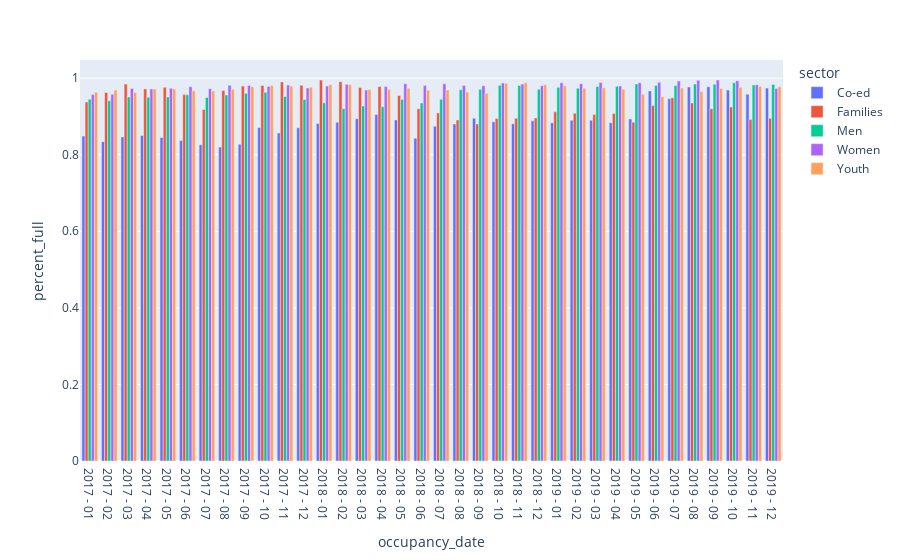

This figure's notebook cell:
### Code cell
fig = px.bar(sector, x="occupancy_date", y = "percent_full", color = "sector", barmode='group')
fig.show()

### Figure 1 — Plotly figure (JSON) as saved in the notebook; plotly's stock layout.template omitted (floating-point values rounded to 4 significant figures)
{"data": [{"alignmentgroup": "True", "hoverlabel": {"namelength": 0}, "hovertemplate": "sector=Co-ed<br>occupancy_date=%{x}<br>percent_full=%{y}", "legendgroup": "Co-ed", "marker": {"color": "#636efa"}, "name": "Co-ed", "offsetgroup": "Co-ed", "orientation": "v", "showlegend": true, "textposition": "auto", "type": "bar", "x": ["2017 - 01 ", "2017 - 02 ", "2017 - 03 ", "2017 - 04 ", "2017 - 05 ", "2017 - 06 ", "2017 - 07 ", "2017 - 08 ", "2017 - 09 ", "2017 - 10 ", "2017 - 11 ", "2017 - 12 ", "2018 - 01 ", "2018 - 02 ", "2018 - 03 ", "2018 - 04 ", "2018 - 05 ", "2018 - 06 ", "2018 - 07 ", "2018 - 08 ", "2018 - 09 ", "2018 - 10 ", "2018 - 11 ", "2018 - 12 ", "2019 - 01 ", "2019 - 02 ", "2019 - 03 ", "2019 - 04 ", "2019 - 05 ", "2019 - 06 ", "2019 - 07 ", "2019 - 08 ", "2019 - 09 ", "2019 - 10 ", "2019 - 11 ", "2019 - 12 "], "xaxis": "x", "y": [0.849, 0.834, 0.8466, 0.8503, 0.8453, 0.8369, 0.8261, 0.8201, 0.8276, 0.8711, 0.8567, 0.8704, 0.8813, 0.8848, 0.8941, 0.9049, 0.891, 0.8432, 0.8744, 0.8806, 0.8953, 0.8861, 0.8809, 0.8884, 0.8835, 0.8902, 0.8898, 0.8838, 0.8933, 0.9666, 0.9462, 0.9767, 0.9776, 0.9689, 0.9582, 0.974], "yaxis": "y"}, {"alignmentgroup": "True", "hoverlabel": {"namelength": 0}, "hovertemplate": "sector=Families<br>occupancy_date=%{x}<br>percent_full=%{y}", "legendgroup": "Families", "marker": {"color": "#EF553B"}, "name": "Families", "offsetgroup": "Families", "orientation": "v", "showlegend": true, "textposition": "auto", "type": "bar", "x": ["2017 - 01 ", "2017 - 02 ", "2017 - 03 ", "2017 - 04 ", "2017 - 05 ", "2017 - 06 ", "2017 - 07 ", "2017 - 08 ", "2017 - 09 ", "2017 - 10 ", "2017 - 11 ", "2017 - 12 ", "2018 - 01 ", "2018 - 02 ", "2018 - 03 ", "2018 - 04 ", "2018 - 05 ", "2018 - 06 ", "2018 - 07 ", "2018 - 08 ", "2018 - 09 ", "2018 - 10 ", "2018 - 11 ", "2018 - 12 ", "2019 - 01 ", "2019 - 02 ", "2019 - 03 ", "2019 - 04 ", "2019 - 05 ", "2019 - 06 ", "2019 - 07 ", "2019 - 08 ", "2019 - 09 ", "2019 - 10 ", "2019 - 11 ", "2019 - 12 "], "xaxis": "x", "y": [0.9377, 0.9624, 0.9844, 0.972, 0.9761, 0.9571, 0.9182, 0.9679, 0.9795, 0.9807, 0.99, 0.9816, 0.9949, 0.9909, 0.9757, 0.9782, 0.9547, 0.9203, 0.9092, 0.8909, 0.8805, 0.8945, 0.895, 0.8961, 0.912, 0.9084, 0.9049, 0.9078, 0.8851, 0.9283, 0.9489, 0.9354, 0.92, 0.9244, 0.8918, 0.8952], "yaxis": "y"}, {"alignmentgroup": "True", "hoverlabel": {"namelength": 0}, "hovertemplate": "sector=Men<br>occupancy_date=%{x}<br>percent_full=%{y}", "legendgroup": "Men", "marker": {"color": "#00cc96"}, "name": "Men", "offsetgroup": "Men", "orientation": "v", "showlegend": true, "textposition": "auto", "type": "bar", "x": ["2017 - 01 ", "2017 - 02 ", "2017 - 03 ", "2017 - 04 ", "2017 - 05 ", "2017 - 06 ", "2017 - 07 ", "2017 - 08 ", "2017 - 09 ", "2017 - 10 ", "2017 - 11 ", "2017 - 12 ", "2018 - 01 ", "2018 - 02 ", "2018 - 03 ", "2018 - 04 ", "2018 - 05 ", "2018 - 06 ", "2018 - 07 ", "2018 - 08 ", "2018 - 09 ", "2018 - 10 ", "2018 - 11 ", "2018 - 12 ", "2019 - 01 ", "2019 - 02 ", "2019 - 03 ", "2019 - 04 ", "2019 - 05 ", "2019 - 06 ", "2019 - 07 ", "2019 - 08 ", "2019 - 09 ", "2019 - 10 ", "2019 - 11 ", "2019 - 12 "], "xaxis": "x", "y": [0.9451, 0.941, 0.951, 0.9504, 0.9508, 0.9565, 0.9493, 0.9558, 0.9608, 0.9631, 0.9524, 0.9441, 0.9355, 0.9202, 0.9275, 0.9255, 0.9441, 0.935, 0.9451, 0.9699, 0.9708, 0.9815, 0.981, 0.9708, 0.976, 0.9739, 0.978, 0.9786, 0.9846, 0.9808, 0.9808, 0.9845, 0.9842, 0.988, 0.9824, 0.9837], "yaxis": "y"}, {"alignmentgroup": "True", "hoverlabel": {"namelength": 0}, "hovertemplate": "sector=Women<br>occupancy_date=%{x}<br>percent_full=%{y}", "legendgroup": "Women", "marker": {"color": "#ab63fa"}, "name": "Women", "offsetgroup": "Women", "orientation": "v", "showlegend": true, "textposition": "auto", "type": "bar", "x": ["2017 - 01 ", "2017 - 02 ", "2017 - 03 ", "2017 - 04 ", "2017 - 05 ", "2017 - 06 ", "2017 - 07 ", "2017 - 08 ", "2017 - 09 ", "2017 - 10 ", "2017 - 11 ", "2017 - 12 ", "2018 - 01 ", "2018 - 02 ", "2018 - 03 ", "2018 - 04 ", "2018 - 05 ", "2018 - 06 ", "2018 - 07 ", "2018 - 08 ", "2018 - 09 ", "2018 - 10 ", "2018 - 11 ", "2018 - 12 ", "2019 - 01 ", "2019 - 02 ", "2019 - 03 ", "2019 - 04 ", "2019 - 05 ", "2019 - 06 ", "2019 - 07 ", "2019 - 08 ", "2019 - 09 ", "2019 - 10 ", "2019 - 11 ", "2019 - 12 "], "xaxis": "x", "y": [0.9574, 0.9579, 0.9729, 0.9719, 0.9738, 0.9777, 0.9723, 0.9813, 0.9808, 0.9782, 0.982, 0.9744, 0.9794, 0.9841, 0.9689, 0.9779, 0.9852, 0.9806, 0.9851, 0.9807, 0.9801, 0.9871, 0.9845, 0.9804, 0.9878, 0.9853, 0.9886, 0.9793, 0.9883, 0.9891, 0.9927, 0.9944, 0.9951, 0.9934, 0.9827, 0.973], "yaxis": "y"}, {"alignmentgroup": "True", "hoverlabel": {"namelength": 0}, "hovertemplate": "sector=Youth<br>occupancy_date=%{x}<br>percent_full=%{y}", "legendgroup": "Youth", "marker": {"color": "#FFA15A"}, "name": "Youth", "offsetgroup": "Youth", "orientation": "v", "showlegend": true, "textposition": "auto", "type": "bar", "x": ["2017 - 01 ", "2017 - 02 ", "2017 - 03 ", "2017 - 04 ", "2017 - 05 ", "2017 - 06 ", "2017 - 07 ", "2017 - 08 ", "2017 - 09 ", "2017 - 10 ", "2017 - 11 ", "2017 - 12 ", "2018 - 01 ", "2018 - 02 ", "2018 - 03 ", "2018 - 04 ", "2018 - 05 ", "2018 - 06 ", "2018 - 07 ", "2018 - 08 ", "2018 - 09 ", "2018 - 10 ", "2018 - 11 ", "2018 - 12 ", "2019 - 01 ", "2019 - 02 ", "2019 - 03 ", "2019 - 04 ", "2019 - 05 ", "2019 - 06 ", "2019 - 07 ", "2019 - 08 ", "2019 - 09 ", "2019 - 10 ", "2019 - 11 ", "2019 - 12 "], "xaxis": "x", "y": [0.9634, 0.969, 0.9623, 0.9716, 0.9717, 0.9671, 0.9667, 0.9709, 0.9776, 0.9811, 0.9791, 0.976, 0.983, 0.9829, 0.9706, 0.9701, 0.9739, 0.9685, 0.9691, 0.9641, 0.9603, 0.9864, 0.9878, 0.9825, 0.9799, 0.9738, 0.975, 0.9712, 0.9582, 0.9514, 0.9743, 0.9648, 0.9731, 0.976, 0.9788, 0.9773], "yaxis": "y"}], "layout": {"autosize": true, "barmode": "group", "legend": {"title": {"text": "sector"}, "tracegroupgap": 0}, "margin": {"t": 60}, "xaxis": {"anchor": "y", "autorange": true, "domain": [0, 1], "range": [-0.5, 35.5], "title": {"text": "occupancy_date"}, "type": "category"}, "yaxis": {"anchor": "x", "autorange": true, "domain": [0, 1], "range": [0, 1.047], "title": {"text": "percent_full"}, "type": "linear"}}}
